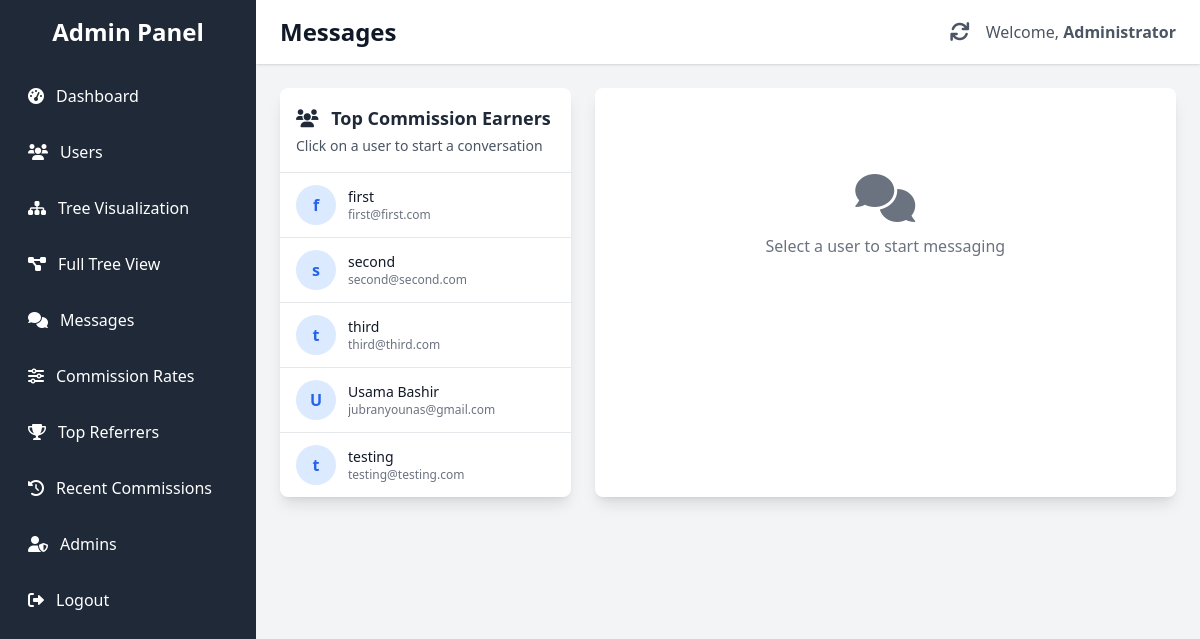
Page /admin/admin_messages.php (signed in) on the earlier database version.
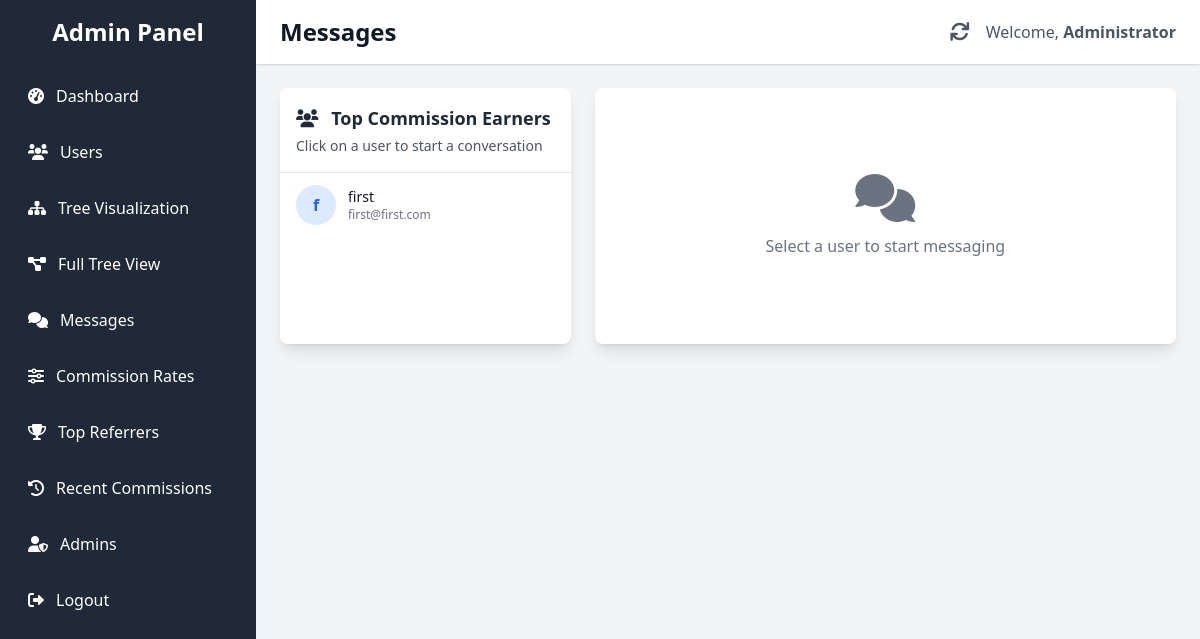
Same page on the later database version.
### tables this page shows
CREATE TABLE IF NOT EXISTS `users` (
  `id` int NOT NULL AUTO_INCREMENT,
  `full_name` varchar(100) NOT NULL,
  `email` varchar(100) NOT NULL,
  `referral_code` varchar(20) DEFAULT NULL,
  `referred_by` int DEFAULT NULL,
  `phone` varchar(20) NOT NULL,
  `password` varchar(255) NOT NULL,
  `registration_date` datetime NOT NULL,
  `last_login` datetime DEFAULT NULL,
  `status` enum('active','inactive','suspended') DEFAULT 'active',
  `admin_notes` text,
  `created_at` timestamp NULL DEFAULT CURRENT_TIMESTAMP,
  `login_count` int NOT NULL DEFAULT '0',
  PRIMARY KEY (`id`),
  UNIQUE KEY `email` (`email`)
);

### admin/admin_messages.php (the view, shortened to what the changed rows need)
<?php
$selectedUserId = isset($_GET['user_id']) ? intval($_GET['user_id']) : null;
function getTopEarners($limit = 20)
{
  $conn = getConnection();
  $users = [];
  try {
    $result = $conn->query("
      SELECT
        u.id,
        u.full_name,
        u.email,
        u.phone,
        u.referral_code,
        COUNT(DISTINCT rt.user_id) as referral_count,
        COALESCE(SUM(tc.commission_amount), 0) as total_earnings,
        (SELECT COUNT(*) FROM admin_messages WHERE user_id = u.id AND sent_by = 'user' AND `read` = 0) as unread_count
      FROM
        users u
        LEFT JOIN referral_tree rt ON u.id = rt.parent_id
        LEFT JOIN tree_commissions tc ON u.id = tc.user_id
      GROUP BY
        u.id, u.full_name, u.email, u.phone, u.referral_code
      ORDER BY
        total_earnings DESC, referral_count DESC
      LIMIT $limit
    ");
    if ($result) {
      while ($row = $result->fetch_assoc()) {
        $users[] = $row;
      }
    }
    return $users;
  } catch (Exception $e) {
    error_log("Error getting top earners: " . $e->getMessage());
    return [];
  } finally {
    $conn->close();
  }
}
$topEarners = getTopEarners();
?>
<!DOCTYPE html>
<html lang="en">
<head>
  <script src="https://cdn.tailwindcss.com"></script>
  <link rel="stylesheet" href="https://cdnjs.cloudflare.com/ajax/libs/font-awesome/6.0.0-beta3/css/all.min.css">
</head>
<body class="bg-gray-100">
  <div class="flex min-h-screen">
    <div class="w-64 bg-gray-800 text-white no-print">
      <div class="p-4">
        <h2 class="text-2xl font-semibold text-center mb-6">Admin Panel</h2>
      </div>
    </div>
    <div class="flex-1 overflow-x-hidden">
      <header class="bg-white shadow">
        <div class="max-w-7xl mx-auto py-4 px-6 flex justify-between items-center">
          <h1 class="text-2xl font-bold text-gray-900">Messages</h1>
        </div>
      </header>
      <main class="max-w-7xl mx-auto py-6 px-6">
        <div class="flex flex-col md:flex-row gap-6">
          <div class="md:w-1/3 bg-white rounded-lg shadow-lg overflow-hidden">
            <div class="overflow-y-auto" style="max-height: calc(100vh - 200px);">
              <ul class="divide-y divide-gray-200">
                <?php foreach ($topEarners as $user): ?>
                  <li>
                    <a href="?user_id=<?php echo $user['id']; ?>" class="block hover:bg-gray-50 transition-colors <?php echo ($selectedUserId == $user['id']) ? 'bg-blue-50' : ''; ?>">
                      <div class="flex items-center px-4 py-3">
                        <div class="flex-shrink-0 h-10 w-10 bg-blue-100 rounded-full flex items-center justify-center">
                          <span class="text-blue-600 font-semibold">
                            <?php echo substr($user['full_name'], 0, 1); ?>
                          </span>
                        </div>
                        <div class="ml-3 flex-1">
                          <div class="flex items-center justify-between">
                            <p class="text-sm font-medium text-gray-900"><?php echo htmlspecialchars($user['full_name']); ?></p>
                          </div>
                          <p class="text-xs text-gray-500 truncate"><?php echo htmlspecialchars($user['email']); ?></p>
                        </div>
                      </div>
                    </a>
                  </li>
                <?php endforeach; ?>
              </ul>
            </div>
          </div>
        </div>
      </main>
    </div>
  </div>
</body>
</html>

Differences in the rows shown:
removed users: full_name "s", full_name "second", email "second@second.com"
removed users: full_name "t", full_name "third", email "third@third.com"
removed users: full_name "U", full_name "Usama Bashir", email "jubranyounas@gmail.com"
removed users: full_name "t", full_name "testing", email "testing@testing.com"
